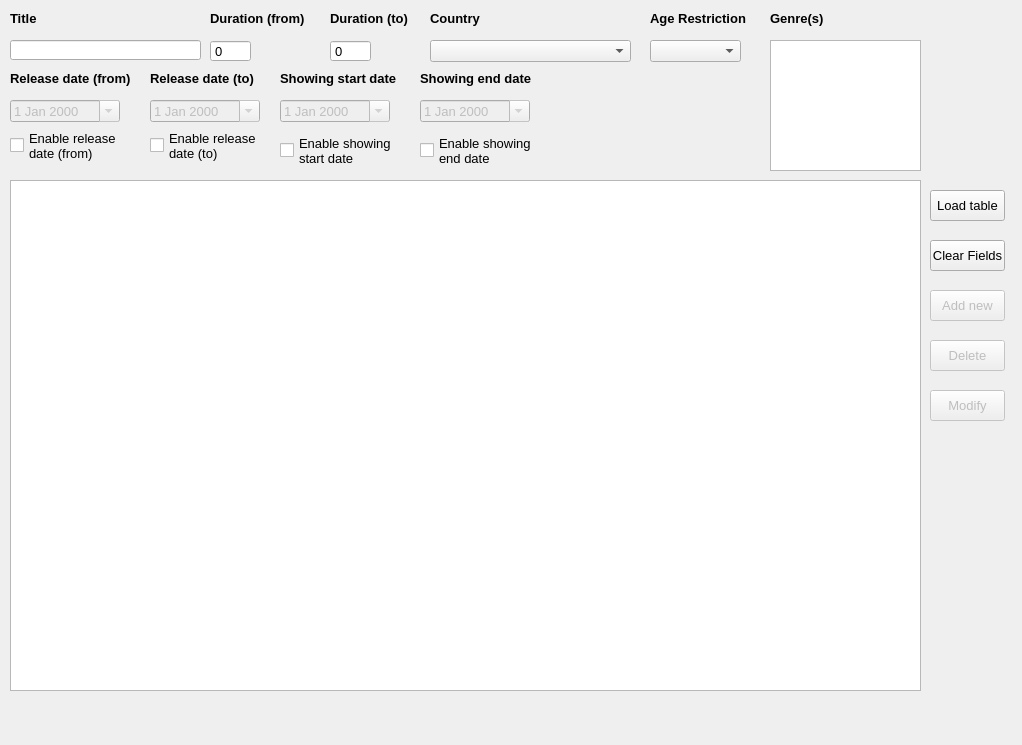
<?xml version="1.0" encoding="UTF-8"?>
<ui version="4.0">
 <class>MoviesForm</class>
 <widget class="QMainWindow" name="MoviesForm">
  <property name="geometry">
   <rect>
    <x>0</x>
    <y>0</y>
    <width>1022</width>
    <height>745</height>
   </rect>
  </property>
  <property name="font">
   <font>
    <pointsize>10</pointsize>
   </font>
  </property>
  <property name="windowTitle">
   <string>Movies</string>
  </property>
  <property name="windowIcon">
   <iconset resource="MyResources.qrc">
    <normaloff>:/Images/movie pic.png</normaloff>:/Images/movie pic.png</iconset>
  </property>
  <widget class="QWidget" name="centralwidget">
   <widget class="QPushButton" name="pbtAddNew">
    <property name="enabled">
     <bool>false</bool>
    </property>
    <property name="geometry">
     <rect>
      <x>930</x>
      <y>290</y>
      <width>75</width>
      <height>31</height>
     </rect>
    </property>
    <property name="text">
     <string>Add new</string>
    </property>
   </widget>
   <widget class="QTableView" name="tvwTable">
    <property name="geometry">
     <rect>
      <x>10</x>
      <y>180</y>
      <width>911</width>
      <height>511</height>
     </rect>
    </property>
   </widget>
   <widget class="QLabel" name="label_2">
    <property name="geometry">
     <rect>
      <x>210</x>
      <y>10</y>
      <width>111</width>
      <height>16</height>
     </rect>
    </property>
    <property name="font">
     <font>
      <pointsize>10</pointsize>
      <weight>75</weight>
      <bold>true</bold>
     </font>
    </property>
    <property name="text">
     <string>Duration (from)</string>
    </property>
    <property name="wordWrap">
     <bool>true</bool>
    </property>
   </widget>
   <widget class="QPushButton" name="pbtLoadTable">
    <property name="geometry">
     <rect>
      <x>930</x>
      <y>190</y>
      <width>75</width>
      <height>31</height>
     </rect>
    </property>
    <property name="text">
     <string>Load table</string>
    </property>
   </widget>
   <widget class="QPushButton" name="pbtDelete">
    <property name="enabled">
     <bool>false</bool>
    </property>
    <property name="geometry">
     <rect>
      <x>930</x>
      <y>340</y>
      <width>75</width>
      <height>31</height>
     </rect>
    </property>
    <property name="text">
     <string>Delete</string>
    </property>
   </widget>
   <widget class="QLineEdit" name="ledTitle">
    <property name="geometry">
     <rect>
      <x>10</x>
      <y>40</y>
      <width>191</width>
      <height>20</height>
     </rect>
    </property>
    <property name="text">
     <string/>
    </property>
   </widget>
   <widget class="QLabel" name="label_5">
    <property name="geometry">
     <rect>
      <x>420</x>
      <y>70</y>
      <width>141</width>
      <height>16</height>
     </rect>
    </property>
    <property name="font">
     <font>
      <pointsize>10</pointsize>
      <weight>75</weight>
      <bold>true</bold>
     </font>
    </property>
    <property name="text">
     <string>Showing end date</string>
    </property>
    <property name="wordWrap">
     <bool>true</bool>
    </property>
   </widget>
   <widget class="QPushButton" name="pbtModify">
    <property name="enabled">
     <bool>false</bool>
    </property>
    <property name="geometry">
     <rect>
      <x>930</x>
      <y>390</y>
      <width>75</width>
      <height>31</height>
     </rect>
    </property>
    <property name="text">
     <string>Modify</string>
    </property>
   </widget>
   <widget class="QLabel" name="label">
    <property name="geometry">
     <rect>
      <x>10</x>
      <y>10</y>
      <width>61</width>
      <height>16</height>
     </rect>
    </property>
    <property name="font">
     <font>
      <pointsize>10</pointsize>
      <weight>75</weight>
      <bold>true</bold>
     </font>
    </property>
    <property name="text">
     <string>Title</string>
    </property>
    <property name="wordWrap">
     <bool>true</bool>
    </property>
   </widget>
   <widget class="QLabel" name="label_3">
    <property name="geometry">
     <rect>
      <x>10</x>
      <y>70</y>
      <width>141</width>
      <height>16</height>
     </rect>
    </property>
    <property name="font">
     <font>
      <pointsize>10</pointsize>
      <weight>75</weight>
      <bold>true</bold>
     </font>
    </property>
    <property name="text">
     <string>Release date (from)</string>
    </property>
    <property name="wordWrap">
     <bool>true</bool>
    </property>
   </widget>
   <widget class="QCheckBox" name="chkReleaseDateFrom">
    <property name="geometry">
     <rect>
      <x>10</x>
      <y>130</y>
      <width>111</width>
      <height>31</height>
     </rect>
    </property>
    <property name="text">
     <string>Enable release 
date (from)</string>
    </property>
   </widget>
   <widget class="QPushButton" name="pbtClearFields">
    <property name="enabled">
     <bool>true</bool>
    </property>
    <property name="geometry">
     <rect>
      <x>930</x>
      <y>240</y>
      <width>75</width>
      <height>31</height>
     </rect>
    </property>
    <property name="text">
     <string>Clear Fields</string>
    </property>
   </widget>
   <widget class="QDateEdit" name="dedShowingEndDate">
    <property name="enabled">
     <bool>false</bool>
    </property>
    <property name="geometry">
     <rect>
      <x>420</x>
      <y>100</y>
      <width>110</width>
      <height>22</height>
     </rect>
    </property>
    <property name="calendarPopup">
     <bool>true</bool>
    </property>
   </widget>
   <widget class="QLabel" name="label_4">
    <property name="geometry">
     <rect>
      <x>280</x>
      <y>70</y>
      <width>141</width>
      <height>16</height>
     </rect>
    </property>
    <property name="font">
     <font>
      <pointsize>10</pointsize>
      <weight>75</weight>
      <bold>true</bold>
     </font>
    </property>
    <property name="text">
     <string>Showing start date</string>
    </property>
    <property name="wordWrap">
     <bool>true</bool>
    </property>
   </widget>
   <widget class="QDateEdit" name="dedShowingStartDate">
    <property name="enabled">
     <bool>false</bool>
    </property>
    <property name="geometry">
     <rect>
      <x>280</x>
      <y>100</y>
      <width>110</width>
      <height>22</height>
     </rect>
    </property>
    <property name="calendarPopup">
     <bool>true</bool>
    </property>
   </widget>
   <widget class="QDateEdit" name="dedReleaseDateFrom">
    <property name="enabled">
     <bool>false</bool>
    </property>
    <property name="geometry">
     <rect>
      <x>10</x>
      <y>100</y>
      <width>110</width>
      <height>22</height>
     </rect>
    </property>
    <property name="calendarPopup">
     <bool>true</bool>
    </property>
   </widget>
   <widget class="QLabel" name="label_8">
    <property name="geometry">
     <rect>
      <x>330</x>
      <y>10</y>
      <width>101</width>
      <height>16</height>
     </rect>
    </property>
    <property name="font">
     <font>
      <pointsize>10</pointsize>
      <weight>75</weight>
      <bold>true</bold>
     </font>
    </property>
    <property name="text">
     <string>Duration (to)</string>
    </property>
    <property name="wordWrap">
     <bool>true</bool>
    </property>
   </widget>
   <widget class="QLabel" name="label_9">
    <property name="geometry">
     <rect>
      <x>150</x>
      <y>70</y>
      <width>121</width>
      <height>16</height>
     </rect>
    </property>
    <property name="font">
     <font>
      <pointsize>10</pointsize>
      <weight>75</weight>
      <bold>true</bold>
     </font>
    </property>
    <property name="text">
     <string>Release date (to)</string>
    </property>
    <property name="wordWrap">
     <bool>true</bool>
    </property>
   </widget>
   <widget class="QDateEdit" name="dedReleaseDateTo">
    <property name="enabled">
     <bool>false</bool>
    </property>
    <property name="geometry">
     <rect>
      <x>150</x>
      <y>100</y>
      <width>110</width>
      <height>22</height>
     </rect>
    </property>
    <property name="calendarPopup">
     <bool>true</bool>
    </property>
   </widget>
   <widget class="QCheckBox" name="chkReleaseDateTo">
    <property name="geometry">
     <rect>
      <x>150</x>
      <y>130</y>
      <width>111</width>
      <height>31</height>
     </rect>
    </property>
    <property name="text">
     <string>Enable release 
date (to)</string>
    </property>
   </widget>
   <widget class="QComboBox" name="cbxAgeRestriction">
    <property name="geometry">
     <rect>
      <x>650</x>
      <y>40</y>
      <width>91</width>
      <height>22</height>
     </rect>
    </property>
   </widget>
   <widget class="QLabel" name="label_10">
    <property name="geometry">
     <rect>
      <x>650</x>
      <y>10</y>
      <width>111</width>
      <height>16</height>
     </rect>
    </property>
    <property name="font">
     <font>
      <pointsize>10</pointsize>
      <weight>75</weight>
      <bold>true</bold>
     </font>
    </property>
    <property name="text">
     <string>Age Restriction</string>
    </property>
    <property name="wordWrap">
     <bool>true</bool>
    </property>
   </widget>
   <widget class="QCheckBox" name="chkShowingStartDate">
    <property name="geometry">
     <rect>
      <x>280</x>
      <y>130</y>
      <width>111</width>
      <height>41</height>
     </rect>
    </property>
    <property name="text">
     <string>Enable showing 
start date</string>
    </property>
   </widget>
   <widget class="QCheckBox" name="chkShowingEndDate">
    <property name="geometry">
     <rect>
      <x>420</x>
      <y>130</y>
      <width>111</width>
      <height>41</height>
     </rect>
    </property>
    <property name="text">
     <string>Enable showing 
end date</string>
    </property>
   </widget>
   <widget class="QLabel" name="label_11">
    <property name="geometry">
     <rect>
      <x>430</x>
      <y>10</y>
      <width>81</width>
      <height>16</height>
     </rect>
    </property>
    <property name="font">
     <font>
      <pointsize>10</pointsize>
      <weight>75</weight>
      <bold>true</bold>
     </font>
    </property>
    <property name="text">
     <string>Country</string>
    </property>
    <property name="wordWrap">
     <bool>true</bool>
    </property>
   </widget>
   <widget class="QComboBox" name="cbxCountry">
    <property name="geometry">
     <rect>
      <x>430</x>
      <y>40</y>
      <width>201</width>
      <height>22</height>
     </rect>
    </property>
   </widget>
   <widget class="QListWidget" name="lvwGenres">
    <property name="geometry">
     <rect>
      <x>770</x>
      <y>40</y>
      <width>151</width>
      <height>131</height>
     </rect>
    </property>
   </widget>
   <widget class="QLabel" name="label_12">
    <property name="geometry">
     <rect>
      <x>770</x>
      <y>10</y>
      <width>81</width>
      <height>16</height>
     </rect>
    </property>
    <property name="font">
     <font>
      <pointsize>10</pointsize>
      <weight>75</weight>
      <bold>true</bold>
     </font>
    </property>
    <property name="text">
     <string>Genre(s)</string>
    </property>
    <property name="wordWrap">
     <bool>true</bool>
    </property>
   </widget>
   <widget class="QSpinBox" name="spbDurationFrom">
    <property name="geometry">
     <rect>
      <x>210</x>
      <y>40</y>
      <width>41</width>
      <height>22</height>
     </rect>
    </property>
    <property name="frame">
     <bool>true</bool>
    </property>
    <property name="buttonSymbols">
     <enum>QAbstractSpinBox::NoButtons</enum>
    </property>
    <property name="keyboardTracking">
     <bool>true</bool>
    </property>
    <property name="maximum">
     <number>999</number>
    </property>
   </widget>
   <widget class="QSpinBox" name="spbDurationTo">
    <property name="geometry">
     <rect>
      <x>330</x>
      <y>40</y>
      <width>41</width>
      <height>22</height>
     </rect>
    </property>
    <property name="frame">
     <bool>true</bool>
    </property>
    <property name="buttonSymbols">
     <enum>QAbstractSpinBox::NoButtons</enum>
    </property>
    <property name="keyboardTracking">
     <bool>true</bool>
    </property>
    <property name="maximum">
     <number>999</number>
    </property>
   </widget>
  </widget>
  <widget class="QMenuBar" name="menubar">
   <property name="geometry">
    <rect>
     <x>0</x>
     <y>0</y>
     <width>1022</width>
     <height>21</height>
    </rect>
   </property>
  </widget>
  <widget class="QStatusBar" name="statusbar">
   <property name="sizeGripEnabled">
    <bool>false</bool>
   </property>
  </widget>
 </widget>
 <resources>
  <include location="MyResources.qrc"/>
 </resources>
 <connections/>
</ui>
